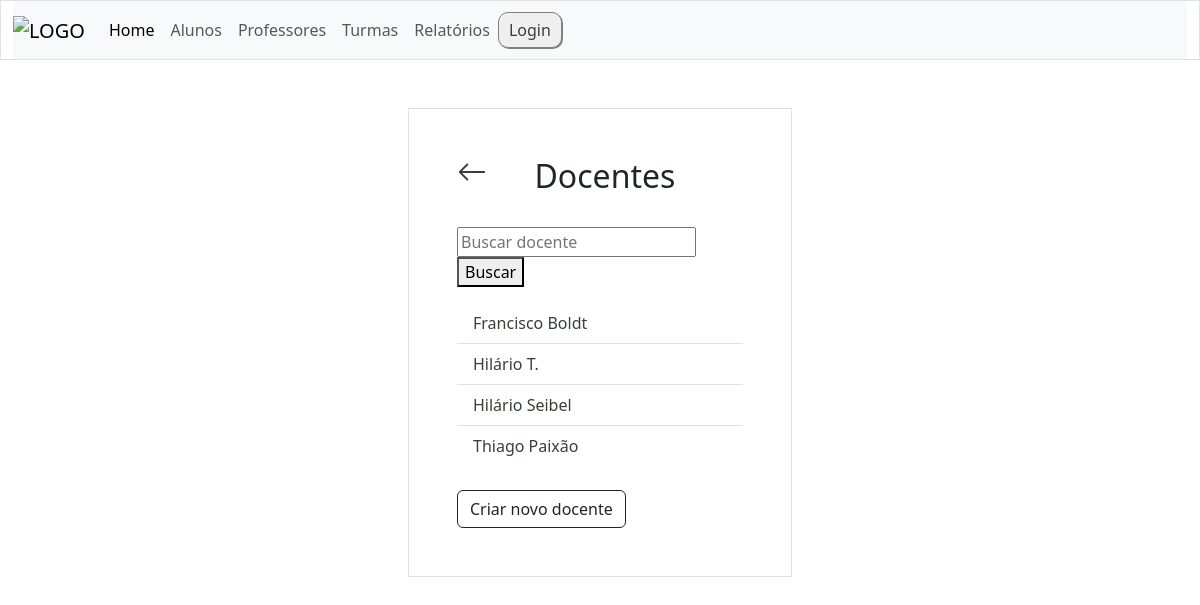
/docentes/, run on the app's committed database.
### docentes/models.py (models this page shows, shortened)
class Docente(models.Model):
    nome = models.CharField(max_length=255)
    sobrenome = models.CharField(max_length=255, null=True)
    email = models.EmailField(max_length=255, null=True)
    orientados = models.ManyToManyField(Aluno, related_name='docentes_orientadores', blank=True)

### docentes/views.py (the view)
# urls.py: path('docentes/', views.docentes, name='docentes'),
def docentes(request):
    query = request.GET.get('q')
    if query:
        keywords = query.split()
        query_list = []
        for keyword in keywords:
            query_list.append(Q(nome__icontains=keyword) | Q(sobrenome__icontains=keyword))
        pesquisa = Q()
        for query_item in query_list:
            pesquisa |= query_item
        docentesValues = Docente.objects.filter(pesquisa)
    else:
        docentesValues = Docente.objects.all().order_by('nome')
    context = {'docentesValues': docentesValues}
    return render(request, 'docentesList.html', context)

### docentes/templates/docentesList.html (shortened to what this page needs)
{% extends "master.html" %}
{% block content %}
    {% include "header.html" %}
    <div class="row">
        <div class="col"></div>
        <div class="col">
            <div class="container p-5 my-5 border">
                <div class="row mb-4">
                    <div class="col">
                        <a href="/">
                            <svg xmlns="http://www.w3.org/2000/svg" width="30" height="30" fill="currentColor" class="bi bi-arrow-left" viewBox="0 0 16 16">
                                <path fill-rule="evenodd" d="M15 8a.5.5 0 0 0-.5-.5H2.707l3.147-3.146a.5.5 0 1 0-.708-.708l-4 4a.5.5 0 0 0 0 .708l4 4a.5.5 0 0 0 .708-.708L2.707 8.5H14.5A.5.5 0 0 0 15 8"/>
                            </svg>
                        </a>
                    </div>
                    <div class="col-6">
                        <h2 class="text-center">Docentes</h2>
                    </div>
                    <div class="col"></div>
                </div>
                <form method="GET">
                <input type="text" name="q" placeholder="Buscar docente">
                <button type="submit">Buscar</button>
                </form>
                <div class="my-3">
                    <ul class="list-group list-group-flush">
                        {% for x in docentesValues %}
                        <li class="list-group-item"> <a href="docenteInfo/{{ x.id }}"> {{ x.nome }} {{ x.sobrenome }}</a> </li>
                        {% endfor %}
                    </ul>
                </div>
                <div class="container px-0 mt-4">
                    <a href="{% url 'criar_docente'%}">
                        <button type="button" class="btn btn-outline-dark">
                            Criar novo docente
                        </button>
                    </a>
                </div>
            </div>
        </div>
        <div class="col"> </div>
    </div>
{% endblock %}

### alunos/static/css/style.css (style rules this page uses)
a { color: rgb(56, 63, 56); background-color: transparent; text-decoration: none; }

### data on the page
Docente: nome "Francisco", sobrenome "Boldt"
Docente: nome "Hilário", sobrenome "T."
Docente: nome "Hilário", sobrenome "Seibel"
Docente: nome "Thiago", sobrenome "Paixão"
